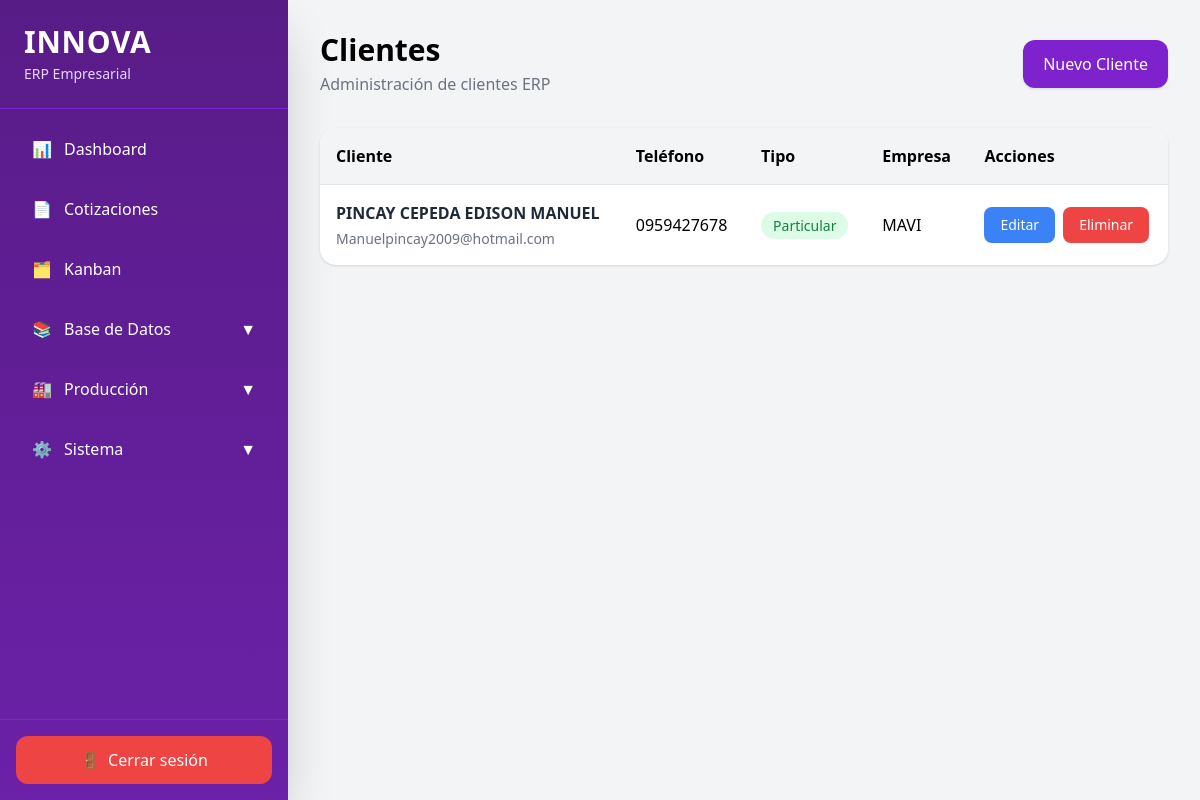
Before: /clients/ with the older database file.
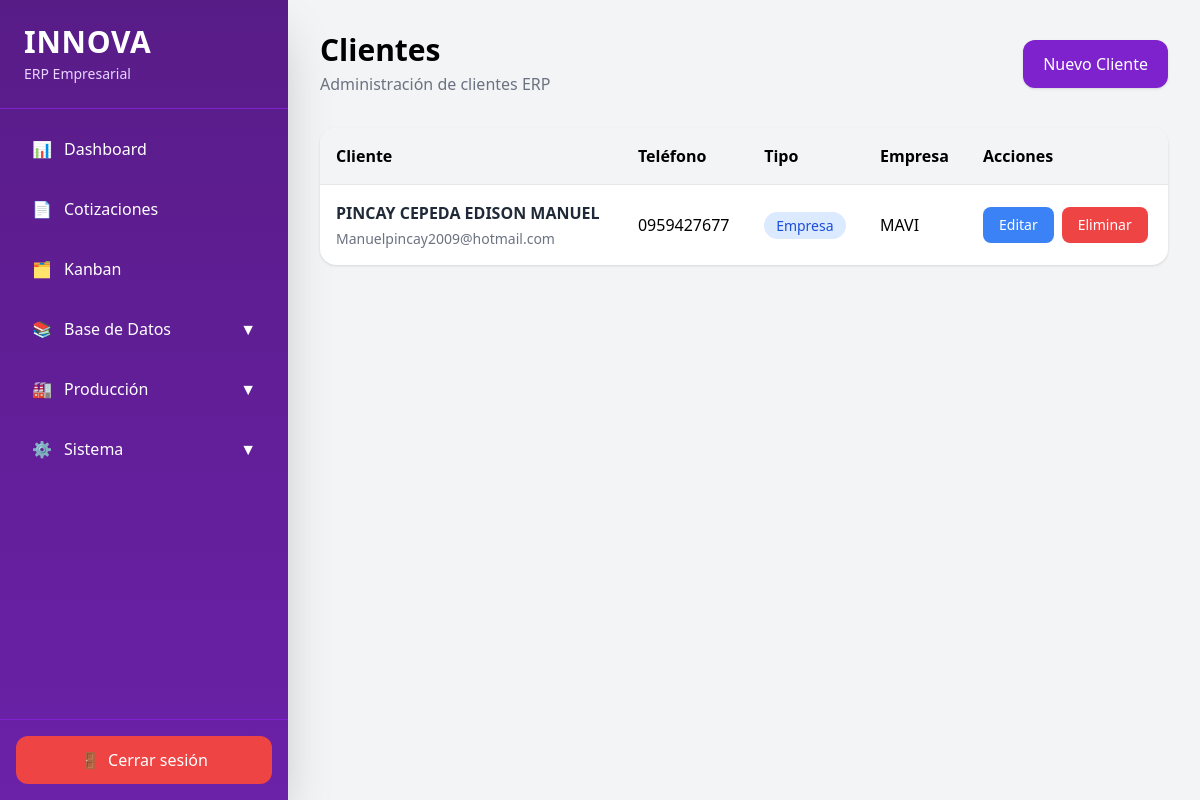
After: the same page with the newer database file.
### app/models/client.py (models this page shows)
class Client(Base):
    __tablename__ = "clients"
    id = Column(Integer, primary_key=True, index=True)
    name = Column(String)
    company = Column(String)
    ruc_ci = Column(String)
    phone = Column(String)
    email = Column(String)
    address = Column(Text)
    client_type = Column(String)
    observations = Column(Text)

### app/routes/clients.py (the view)
@router.get(
    "/",
    response_class=HTMLResponse
)
async def clients_page(
    request: Request,
    db: Session = Depends(get_db)
):
    clients = db.query(Client).all()
    return templates.TemplateResponse(
        request=request,
        name="clients.html",
        context={
            "clients": clients
        }
    )

### app/templates/clients.html
{% extends 'base.html' %}
{% block content %}
<div class="flex justify-between items-center mb-8">
    <div>
        <h1 class="text-3xl font-bold">
            Clientes
        </h1>
        <p class="text-gray-500 mt-1">
            Administración de clientes ERP
        </p>
    </div>
    <a
        href="/clients/new"
        class="bg-purple-700 hover:bg-purple-800 text-white px-5 py-3 rounded-xl shadow transition"
    >
        Nuevo Cliente
    </a>
</div>
<div class="bg-white rounded-2xl shadow overflow-hidden">
    <table class="w-full">
        <thead class="bg-gray-100">
            <tr>
                <th class="text-left p-4">
                    Cliente
                </th>
                <th class="text-left p-4">
                    Teléfono
                </th>
                <th class="text-left p-4">
                    Tipo
                </th>
                <th class="text-left p-4">
                    Empresa
                </th>
                <th class="text-left p-4">
                    Acciones
                </th>
            </tr>
        </thead>
        <tbody>
            {% for client in clients %}
            <tr class="border-t hover:bg-gray-50 transition">
                <td class="p-4">
                    <div class="font-semibold text-gray-800">
                        {{ client.name }}
                    </div>
                    {% if client.email %}
                    <div class="text-sm text-gray-500 mt-1">
                        {{ client.email }}
                    </div>
                    {% endif %}
                </td>
                <td class="p-4">
                    {{ client.phone or '-' }}
                </td>
                <td class="p-4">
                    {% if client.client_type == "empresa" %}
                    <span class="bg-blue-100 text-blue-700 px-3 py-1 rounded-full text-sm">
                        Empresa
                    </span>
                    {% else %}
                    <span class="bg-green-100 text-green-700 px-3 py-1 rounded-full text-sm">
                        Particular
                    </span>
                    {% endif %}
                </td>
                <td class="p-4">
                    {{ client.company or '-' }}
                </td>
                <td class="p-4">
                    <div class="flex gap-2">
                        <a
                            href="/clients/{{ client.id }}/edit"
                            class="bg-blue-500 hover:bg-blue-600 text-white px-4 py-2 rounded-lg text-sm transition"
                        >
                            Editar
                        </a>
                        <a
                            href="/clients/{{ client.id }}/delete"
                            onclick="return confirm('¿Eliminar cliente?')"
                            class="bg-red-500 hover:bg-red-600 text-white px-4 py-2 rounded-lg text-sm transition"
                        >
                            Eliminar
                        </a>
                    </div>
                </td>
            </tr>
            {% endfor %}
        </tbody>
    </table>
</div>
{% endblock %}

### app/templates/base.html (shortened to what this page needs)
<!DOCTYPE html>
<html lang="es">
<head>
    <script src="https://cdn.tailwindcss.com"></script>
</head>
<body class="bg-gray-100">
    <div class="flex min-h-screen">
        <aside class="w-72 bg-gradient-to-b from-purple-900 to-purple-800 text-white flex flex-col shadow-2xl">
            <div class="p-6 border-b border-purple-700">
                <h1 class="text-3xl font-bold tracking-wide">
                    INNOVA
                </h1>
                <div class="text-purple-200 text-sm mt-1">
                    ERP Empresarial
                </div>
            </div>
            <nav class="flex-1 p-4 space-y-3 overflow-y-auto">
    <a
        href="/"
        class="flex items-center gap-3 px-4 py-3 rounded-xl hover:bg-purple-700 transition"
    >
        <span>
            📊
        </span>
        <span>
            Dashboard
        </span>
    </a>
    <a
        href="/quotations"
        class="flex items-center gap-3 px-4 py-3 rounded-xl hover:bg-purple-700 transition"
    >
        <span>
            📄
        </span>
        <span>
            Cotizaciones
        </span>
    </a>
    <a
        href="/production/kanban"
        class="flex items-center gap-3 px-4 py-3 rounded-xl hover:bg-purple-700 transition"
    >
        <span>
            🗂️
        </span>
        <span>
            Kanban
        </span>
    </a>
    <div>
        <button
            onclick="toggleSidebarMenu('databaseMenu')"
            class="w-full flex justify-between items-center px-4 py-3 rounded-xl hover:bg-purple-700 transition"
        >
            <div class="flex items-center gap-3">
                <span>
                    📚
                </span>
                <span>
                    Base de Datos
                </span>
            </div>
            <span>
                ▼
            </span>
        </button>
    </div>
    <div>
        <button
            onclick="toggleSidebarMenu('productionMenu')"
            class="w-full flex justify-between items-center px-4 py-3 rounded-xl hover:bg-purple-700 transition"
        >
            <div class="flex items-center gap-3">
                <span>
                    🏭
                </span>
                <span>
                    Producción
                </span>
            </div>
            <span>
                ▼
            </span>
        </button>
    </div>
    <div>
        <button
            onclick="toggleSidebarMenu('systemMenu')"
            class="w-full flex justify-between items-center px-4 py-3 rounded-xl hover:bg-purple-700 transition"
        >
            <div class="flex items-center gap-3">
                <span>
                    ⚙️
                </span>
                <span>
                    Sistema
                </span>
            </div>
            <span>
                ▼
            </span>
        </button>
    </div>
            </nav>
            <div class="p-4 border-t border-purple-700">
                <a
                    href="/logout"
                    class="flex items-center justify-center gap-2 bg-red-500 hover:bg-red-600 text-white px-4 py-3 rounded-xl transition"
                >
                    <span>
                        🚪
                    </span>
                    <span>
                        Cerrar sesión
                    </span>
                </a>
            </div>
        </aside>
        <main class="flex-1 p-8 overflow-auto">
            {% block content %}
            {% endblock %}
        </main>
    </div>
</body>
</html>

Changed rows visible on the page:
changed Client "PINCAY CEPEDA EDISON MANUEL": phone "0959427678" → "0959427677"; client_type "Particular" → "Empresa"
